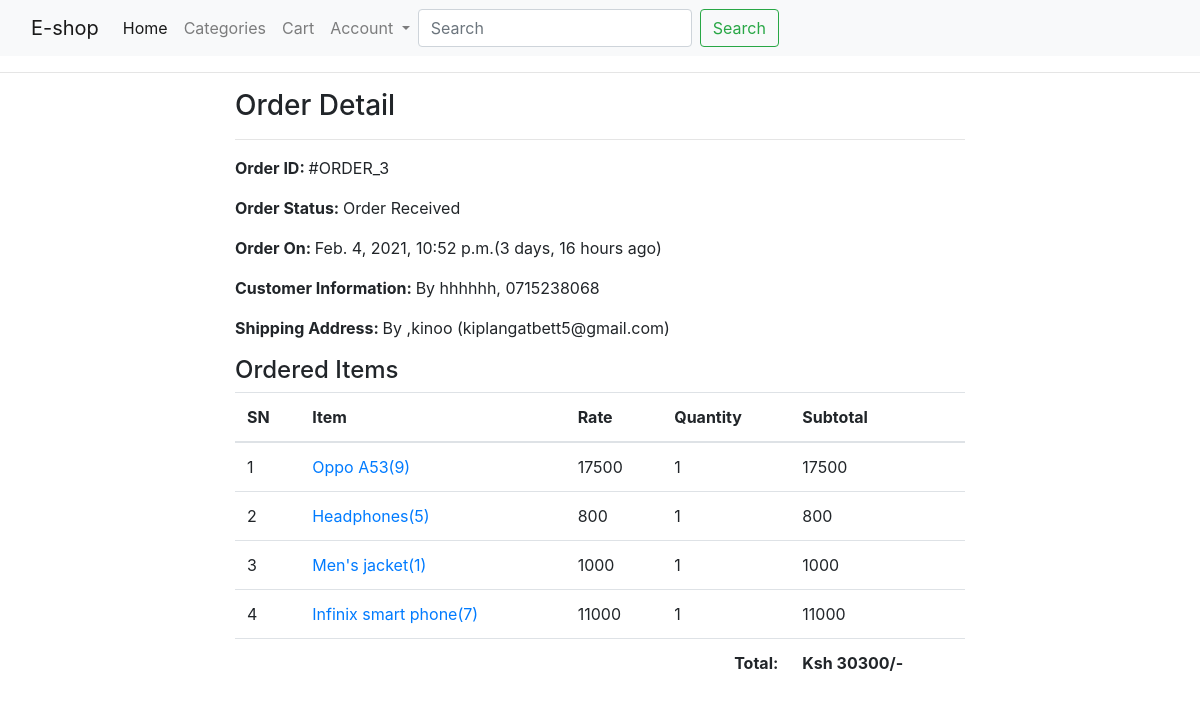
/profile/order-3/ (signed in), run on the app's committed database.
### shop/models.py (models this page shows, shortened)
class Order(models.Model):
    cart = models.OneToOneField(Cart, on_delete=models.CASCADE)
    ordered_by = models.CharField(max_length=200)
    shipping_address = models.CharField(max_length=200)
    mobile = models.CharField(max_length=10)
    email = models.EmailField(null=True, blank=True)
    subtotal = models.PositiveIntegerField()
    discount = models.PositiveIntegerField()
    total = models.PositiveIntegerField()
    order_status = models.CharField(max_length=50, choices=ORDER_STATUS)
    created_at = models.DateTimeField(auto_now_add=True)
    payment_method = models.CharField(
        max_length=20, choices=METHOD, default="Cash On Delivery")
    payment_completed = models.BooleanField(
        default=False, null=True, blank=True)

class CartProduct(models.Model):
    cart = models.ForeignKey(Cart, on_delete=models.CASCADE)
    product = models.ForeignKey(Product, on_delete=models.CASCADE)
    rate = models.PositiveIntegerField()
    quantity = models.PositiveIntegerField()
    subtotal = models.PositiveIntegerField()

class Product(models.Model):
    title = models.CharField(max_length=200)
    slug = models.SlugField(unique=True)
    category = models.ForeignKey(Category, on_delete=models.CASCADE)
    image = models.ImageField(upload_to="products")
    marked_price = models.PositiveIntegerField()
    selling_price = models.PositiveIntegerField()
    description = models.TextField()
    warranty = models.CharField(max_length=300, null=True, blank=True)
    return_policy = models.CharField(max_length=300, null=True, blank=True)
    view_count = models.PositiveIntegerField(default=0)

### shop/views.py (the view)
# urls.py: path("profile/order-<int:pk>/", CustomerOrderDetailView.as_view(),
class CustomerOrderDetailView(DetailView):
    template_name = "customerorderdetail.html"
    model = Order
    context_object_name = "ord_obj"
    def dispatch(self, request, *args, **kwargs):
        if request.user.is_authenticated and Customer.objects.filter(user=request.user).exists():
            order_id = self.kwargs["pk"]
            order = Order.objects.get(id=order_id)
            if request.user.customer != order.cart.customer:
                return redirect("shop:customerprofile")
        else:
            return redirect("/login/?next=/profile/")
        return super().dispatch(request, *args, **kwargs)

### templates/customerorderdetail.html (shortened to what this page needs)
{% extends "base.html" %}
{% load humanize %}
{% block content %}
<div class="container">
    <div class="row">
        <div class="col-md-8 mx-auto">
            <h3>Order Detail</h3><hr>
            <p><span class="font-weight-bold">Order ID: </span> #ORDER_{{ord_obj.id}}</p>
            <p><span class="font-weight-bold">Order Status: </span> {{ord_obj.order_status}}</p>
            <p><span class="font-weight-bold">Order On: </span> {{ord_obj.created_at}}({{ord_obj.created_at|timesince}} ago)</p>
            <p><span class="font-weight-bold">Customer Information: </span> By {{ord_obj.ordered_by}}, {{ord_obj.mobile}}</p>
            <p><span class="font-weight-bold">Shipping Address: </span> By {{ord_obj.shipping_address}} ({{ord_obj.email}})</p>
            <h4>Ordered Items</h4>
            <table class="table">
                <thead>
                    <tr>
                        <th>SN</th>
                        <th>Item</th>
                        <th>Rate</th>
                        <th>Quantity</th>
                        <th>Subtotal</th>
                    </tr>
                </thead>
                <tbody>
                    {% for cp in ord_obj.cart.cartproduct_set.all %}
                    <tr>
                        <td>{{forloop.counter}}</td>
                        <td><a target="_blank" href="{% url 'shop:productdetail' cp.product.slug %}">{{cp.product.title}}({{cp.product.id}})</a></td>
                        <td>{{cp.rate}}</td>
                        <td>{{cp.quantity}}</td>
                        <td>{{cp.subtotal}}</td>
                    </tr>
                    {% endfor %}
                    <tr>
                        <th colspan="4" class="text-right">Total: </th>
                        <th>Ksh {{ord_obj.total|intcomma}}/-</th>
                    </tr>
                </tbody>
            </table>
        </div>
    </div>
</div>
{% endblock %}

### data on the page
Order: id "3", order_status "Order Received", created_at "Feb. 4, 2021, 10:52 p.m.", created_at "3 days, 16 hours", ordered_by "hhhhhh", mobile "0715238068", shipping_address ",kinoo", email "kiplangatbett5@gmail.com", total "30300"
CartProduct: product "Oppo A53", product.id "9", rate "17500", quantity "1", subtotal "17500"
CartProduct: product "Headphones", product.id "5", rate "800", quantity "1", subtotal "800"
CartProduct: product "Men's jacket", product.id "1", rate "1000", quantity "1", subtotal "1000"
CartProduct: product "Infinix smart phone", product.id "7", rate "11000", quantity "1", subtotal "11000"
